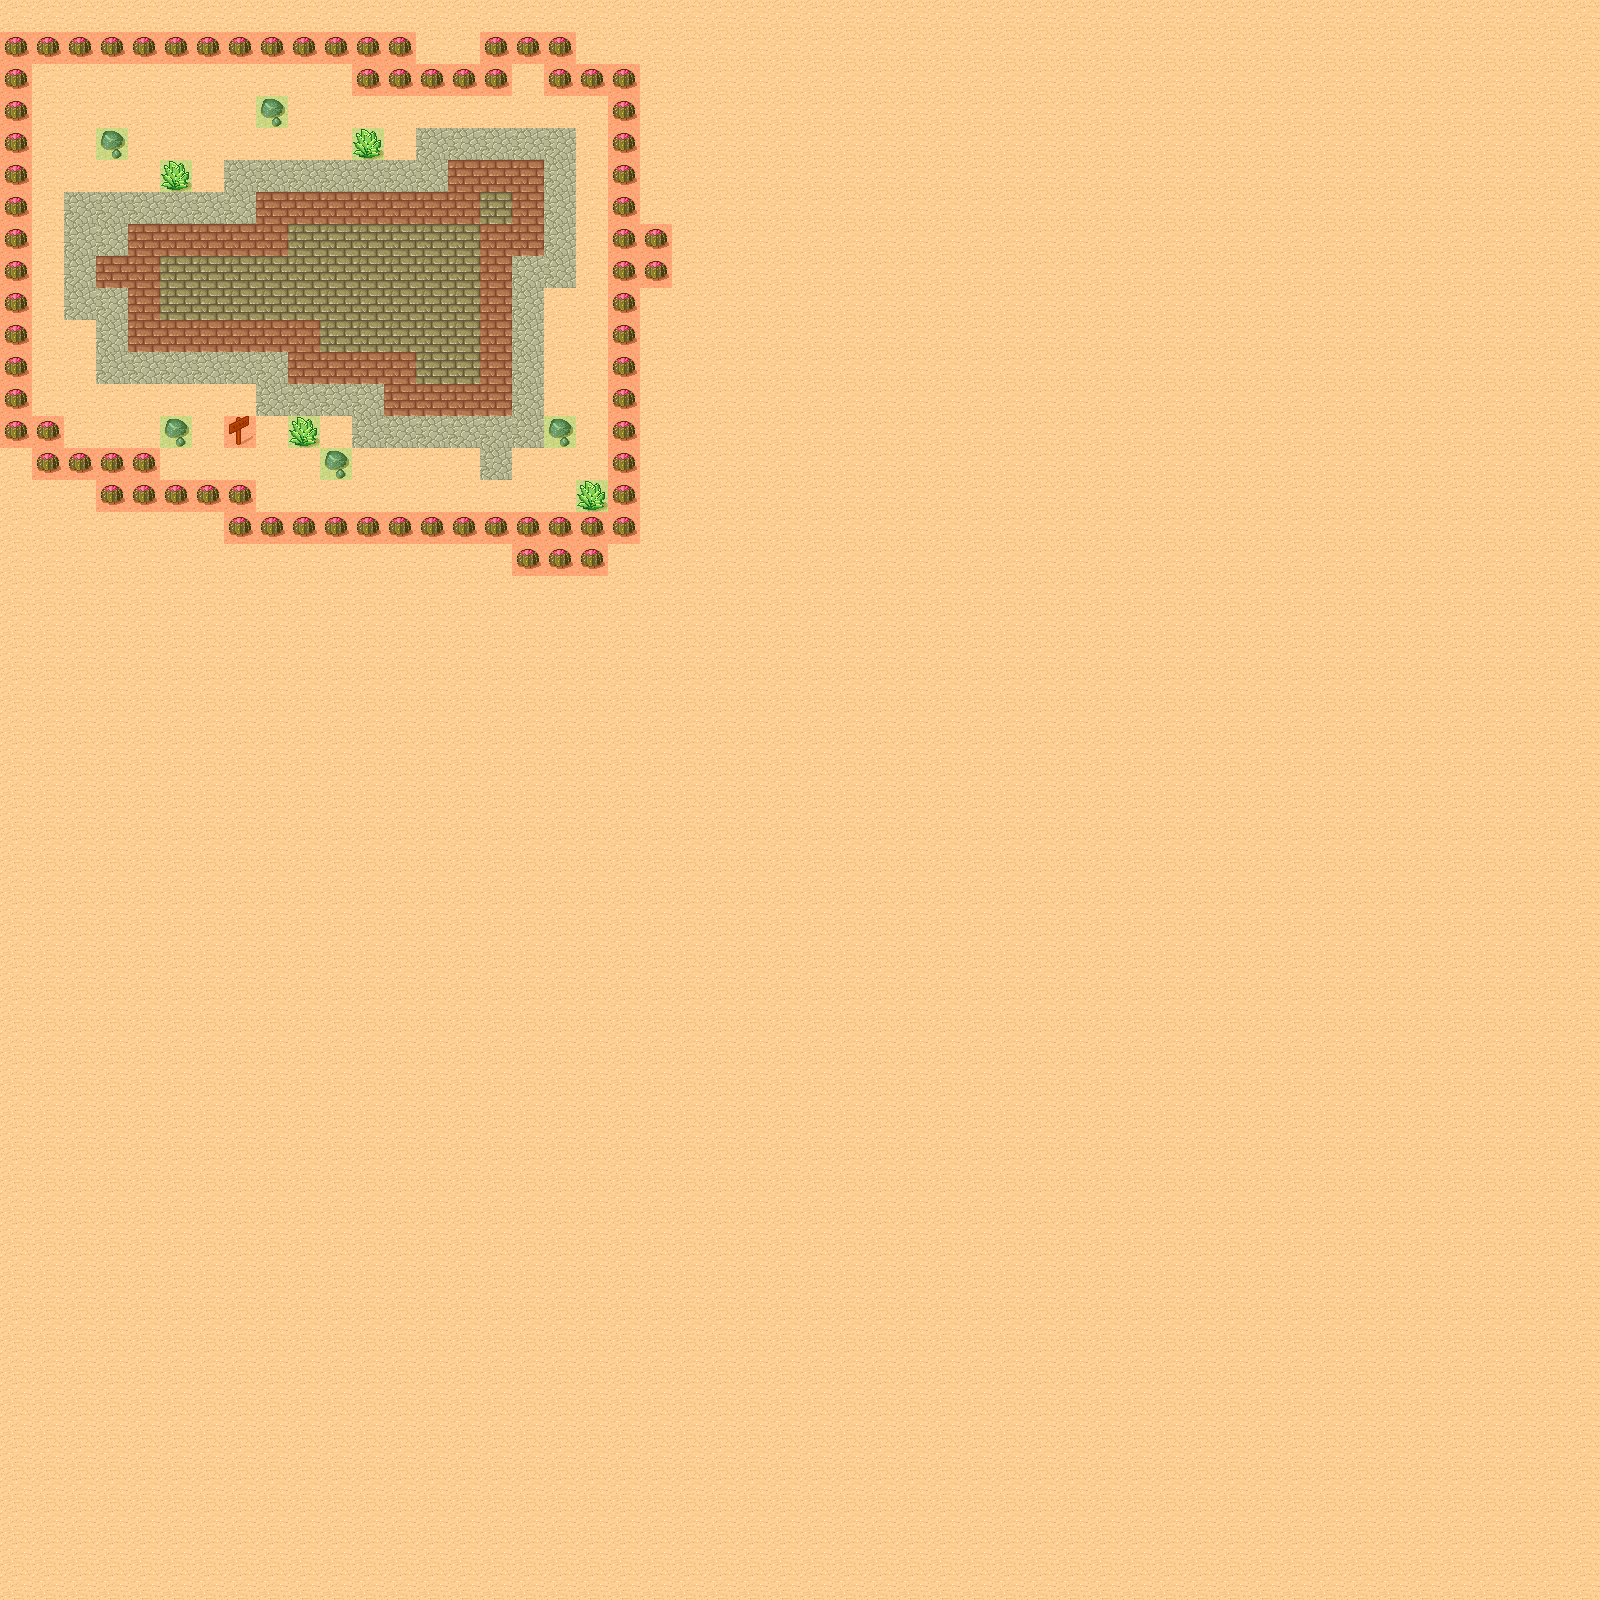

This is a level from a 2D game, rendered from its Tiled map with the project's own tilesets. A one-line summary and the map file follow, with tile-layer data summarised:
An orthogonal 50x50 tile map with 32x32 px tiles, 3 tile layers (Background, Foreground, Meta), 2 tilesets and 1 object (SpawnPoint).

<map version="1.0" orientation="orthogonal" width="50" height="50" tilewidth="32" tileheight="32">
 <tileset firstgid="1" name="tmw_desert_spacing" tilewidth="32" tileheight="32" spacing="1" margin="1">
  <image source="tmw_desert_spacing.png" width="265" height="199" />
 </tileset>
 <tileset firstgid="49" name="meta_tiles" tilewidth="32" tileheight="32" spacing="1" margin="1">
  <image source="meta_tiles.png" width="67" height="34" />
  <tile id="0">
   <properties>
    <property name="Collidable" value="True" />
   </properties>
  </tile>
  <tile id="1">
   <properties>
    <property name="Collectable" value="True" />
   </properties>
  </tile>
 </tileset>
 <layer name="Background" width="50" height="50">
  <data>[2500 cells, 2500 non-empty, 5 distinct tile ids]</data>
 </layer>
 <objectgroup name="Objects" width="50" height="50">
  <object name="SpawnPoint" x="120" y="362" />
 </objectgroup>
 <layer name="Foreground" width="50" height="50">
  <data>[2500 cells, 9 non-empty, 2 distinct tile ids]</data>
 </layer>
 <layer name="Meta" width="50" height="50">
  <data>[2500 cells, 126 non-empty, 2 distinct tile ids]</data>
 </layer>
</map>
